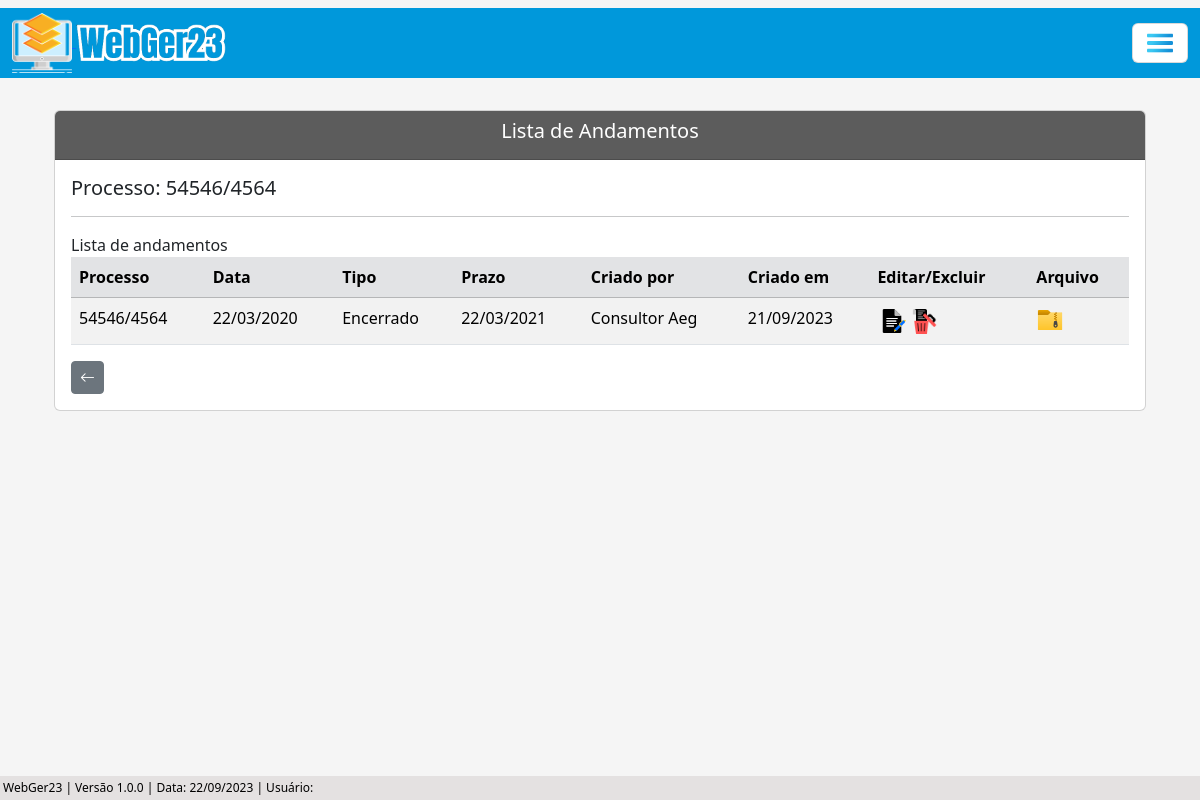
/listar/andamento-adm/16, run on an earlier commit of the app's database.
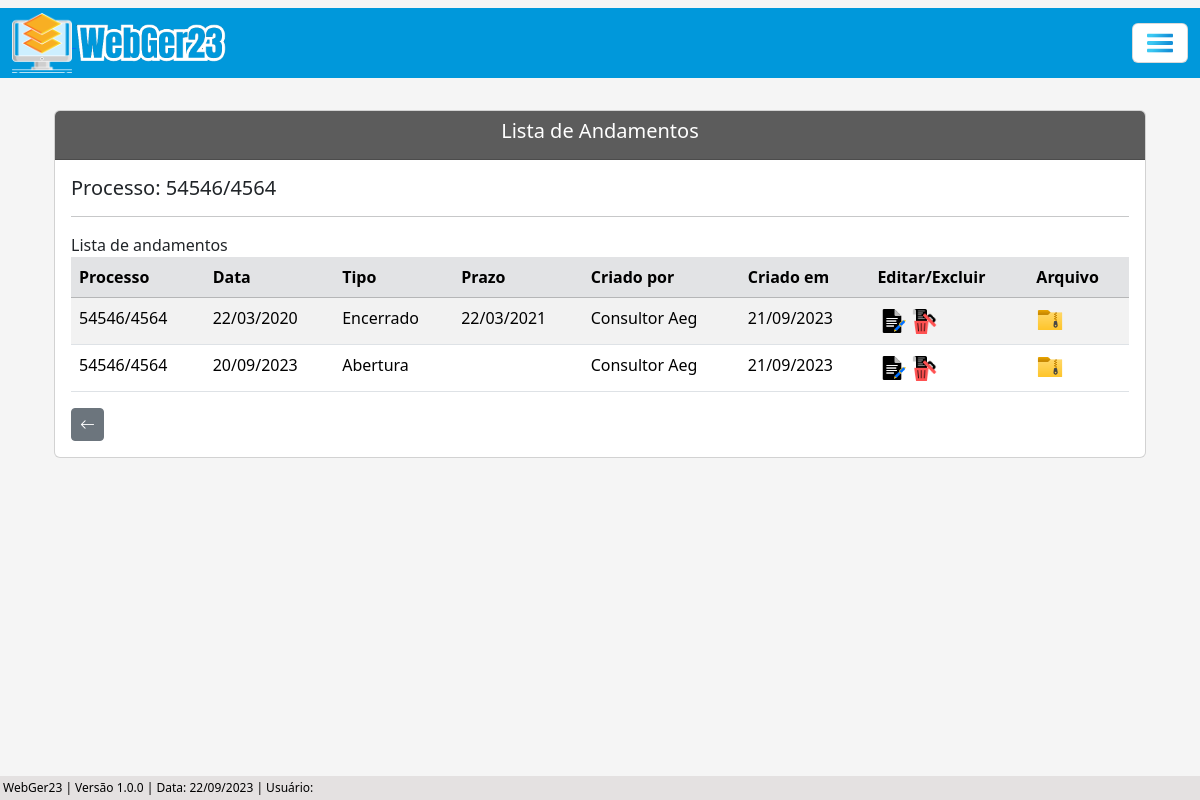
And on a later commit of the database.
### processo/models.py (models this page shows, shortened)
class Base(models.Model): # Classe base, será herdada pelas outras classes
    data_criacao = models.DateField('data_criação', auto_now_add=True)
    data_alteracao = models.DateField('Alterado', auto_now=True)
    ativo = models.BooleanField('Ativo?', default=True)
    class Meta:
        abstract = True

class ProcessoAdm(Base):
    tipo_pessoas = (
        ('Física', 'Física'), ('Jurídica', 'Jurídica'),
    )
    criador_processo_adm = models.ForeignKey(get_user_model(), verbose_name='Usuário Criador', on_delete=models.CASCADE) # Usuário que criou o processo, utilizando chave primária com o get_user_model do django, para utilizar o usuário logado automaticamente
    numero = models.CharField(unique=True, verbose_name='N°', max_length=10) # Número do processo
    municipio = models.CharField(max_length=50, verbose_name='Município') # Município
    uf = models.CharField(max_length=2) # UF
    data_inicial = models.DateField(blank=True, null=True) # Data Inicial do Período do processo
    data_final = models.DateField(blank=True, null=True) # Data final do Período do processo
    data_div_ativa = models.DateField(blank=True, null=True) # Data dívida ativa
    valor_atributo = models.CharField(max_length=14, blank=True, null=True)  # Valor do atributo
    valor_multa = models.CharField(max_length=14, blank=True, null=True) # Valor da multa
    valor_credito = models.CharField(max_length=14, blank=True, null=True) # Valor do crédito
    valor_atualizado = models.CharField(max_length=14, blank=True, null=True) # Valor do atualizado
    data_valor_atualizado = models.DateField(blank=True, null=True) # Data valor atualizado
    nome_contribuinte = models.CharField(max_length=50)  # Nome / Razão Social
    tipo_pessoa = models.CharField(max_length=50, choices=tipo_pessoas) # Física / Jurídica
    documento = models.CharField(max_length=20, verbose_name='CPF/CNPJ', unique=True) # CPF / CNPJ
    nome_fantasia = models.CharField(max_length=50, blank=True, null=True) # Nome Fantasia
    email = models.EmailField(max_length=50, blank=True, null=True) # E-mail
    endereco = models.CharField(max_length=150) # Rua
    complemento = models.CharField(max_length=50, blank=True, null=True) # Complemento
    municipio_contribuinte = models.CharField(max_length=50, blank=True, null=True) # Município Contribuinte
    uf_contribuinte = models.CharField(max_length=2, verbose_name='UF', blank=True, null=True) # UF Contribuinte
    cep = models.CharField(max_length=10, blank=True, null=True) # CEP
    telefone = models.CharField(max_length=20, blank=True, null=True) # Telefone
    celular = models.CharField(max_length=20, blank=True, null=True) # Celular
    def __str__(self):
        return f'{self.numero}'

class AndamentoAdm(Base):
    andamentos = (
    ('Abertura', 'Abertura'), ('Parecer Fiscal', 'Parecer Fiscal'), ('Decisão 1ª Instância', 'Decisão 1ª Instância'), ('Suspenso Para Fiscalização Futura', 'Suspenso Para Fiscalização Futura'), ('Auto de Infração e Termo de Intimação - AITI.', 'Auto de Infração e Termo de Intimação - AITI.'), ('Termo de Intimação Fiscal - TIF.-tif.', 'Termo de Intimação Fiscal - TIF.'), ('Decisão de 2ª Instância', 'Decisão de 2ª Instância'), ('Cobrança de Documentação', 'Cobrança de Documentação'), ('Recurso Voluntário', 'Recurso Voluntário'), ('Fim do Contrato com a Assessoria', 'Fim do Contrato com a Assessoria'), ('Manifestação', 'Manifestação'), ('Recebimento do AR', 'Recebimento do AR'), ('Despacho', 'Despacho'), ('Aguardando Pagamento', 'Aguardando Pagamento'), ('Apresentação de Documentação para Análise', 'Apresentação de Documentação para Análise'), ('Aguardando AR', 'Aguardando AR'), ('Ofício', 'Ofício'), ('Revelia', 'Revelia'), ('Execução', 'Execução'), ('Confissão de Dívida (Parcelamento)', 'Confissão de Dívida (Parcelamento)'), ('Reenvio de Documento', 'Reenvio de Documento'), ('Parecer Juridico', 'Parecer Juridico'), ('Certidão', 'Certidão'), ('Encaminhado', 'Encaminhado'), ('Encerrado', 'Encerrado'),
    )
    situacao = (
        ('Sem Pagamento', 'Sem Pagamento'), ('Com Pagamento', 'Com Pagamento'),
    )
    criador_andamento_adm = models.ForeignKey(get_user_model(), verbose_name='Usuário Criador', on_delete=models.CASCADE)
    processo = models.ForeignKey(ProcessoAdm, on_delete=models.CASCADE) # Relacionamento 'One to Many' (um para muitos)
    data_andamento = models.DateField(verbose_name='Data do Andamento')
    andamento = models.CharField(max_length=100, choices=andamentos, verbose_name='Andamento') # Utiliza choices(escolhas) para selecionar o andamento
    situacao_pagamento = models.CharField(max_length=100, choices=situacao, blank=True, null=True)
    valor_pago = models.CharField(max_length=14, blank=True, null=True)
    data_prazo = models.DateField(blank=True, null=True)
    funcionario = models.CharField(max_length=50, blank=True, null=True)
    data_recebimento = models.DateField(blank=True, null=True)
    complemento = models.CharField(max_length=150, blank=True, null=True)
    arquivo_1 = models.FileField(upload_to='Arquivo/', verbose_name='Arquivo', blank=True)
    arquivo_2 = models.FileField(upload_to='Arquivo/', verbose_name='Arquivo', blank=True)
    arquivo_3 = models.FileField(upload_to='Arquivo/', verbose_name='Arquivo', blank=True)

### processo/views.py (the view)
# urls.py: path('listar/andamento-adm/<int:pk>', AndamentoAdmList.as_view(), name='andamento-adm-list'),
class AndamentoAdmList(ListView):
    model = ProcessoAdm
    template_name = 'processos/lists/andamento_adm_list.html'
    def get_queryset(self):
        pk_processo = self.kwargs.get('pk') # Pega a pk(primary key) da URL, pk do processo
        processo = ProcessoAdm.objects.get(pk=pk_processo)  # Pega o processo que possui a pk recebida (pk é a primary key do processo)
        andamentos = processo.andamentoadm_set.all()  # Pega todos os atributos do andamento
        return andamentos
    def get_context_data(self, **kwargs):
        processo_pk = self.kwargs.get('pk') # Pega a PK do processo através da URL
        context = super().get_context_data(**kwargs)
        context['dados_processo'] = ProcessoAdm.objects.filter(pk=processo_pk) # Filtra os dados do processo através da pk
        return context

### processo/templates/processos/lists/andamento_adm_list.html (shortened to what this page needs)
{% extends 'index.html' %}
{% load static %}
{% block conteudo %}
    <div class="container p-4">
        <div class="card">
            <div class="card-header text-white" style="background-color: #5c5c5c;">
                    <h5 style="text-align: center;">Lista de Andamentos</h5>
            </div>
            <div class="card-body">
                {% for atributo in dados_processo %}
                    <h5>Processo: {{ atributo.numero }}</h5>
                {% endfor %}
                <hr>
                Lista de andamentos
                <div class="table-responsive">
                    <table class="table table-striped" id="tabela-listar-andamento">
                        <thead>
                            <tr class="table-secondary">
                                <th>Processo</th>
                                <th>Data</th>
                                <th>Tipo</th>
                                <th>Prazo</th>
                                <th>Criado por</th>
                                <th>Criado em</th>
                                <th>Editar/Excluir</th>
                                <th>Arquivo</th>
                            </tr>
                        </thead>
                        <tbody>
                            {% for andamento in object_list %}
                            <tr>
                                <td>{{ andamento.processo }}</td>
                                <td>{{ andamento.data_andamento|date:"d/m/Y" }}</td>
                                <td>{{ andamento.andamento }}</td>
                                {% if andamento.data_prazo == Null %}
                                <td></td>
                                {% else %}
                                <td>{{ andamento.data_prazo|date:"d/m/Y" }}</td>
                                {% endif%}
                                <td>{{ andamento.criador_andamento_adm.get_full_name }}</td>
                                <td>{{ andamento.data_criacao|date:"d/m/Y" }}</td>
                                <td>
                                    <a href="{% url 'andamento-adm-update' andamento.pk %}"><img src="{% static 'img/editar.png' %}" width="30"></a>
                                    <a href="{% url 'andamento-adm-delete' andamento.pk %}"><img src="{% static 'img/excluir.png' %}" width="25"></a>
                                </td>
                                <td>
                                    <a href="{% url 'arquivo-andamento-adm-list' andamento.pk %}"><img src="{% static 'img/arquivo.png' %}" width="28"></a>
                                </td>
                            </tr>
                            {% endfor %}
                        </tbody>
                    </table>
                    <a href="{% url 'proc-adm-list' %}" class="btn btn-secondary btn-sm"><i class="bi bi-arrow-left" style="font-size: 15px;"></i></a>
                </div>
            </div>
        </div>
    </div>
    <br>
{% endblock %}

What changed in the data, as far as the page shows it:
added AndamentoAdm: processo "54546/4564", data_andamento "20/09/2023", andamento "Abertura", criador_andamento_adm.get_full_name "Consultor Aeg", data_criacao "21/09/2023"
